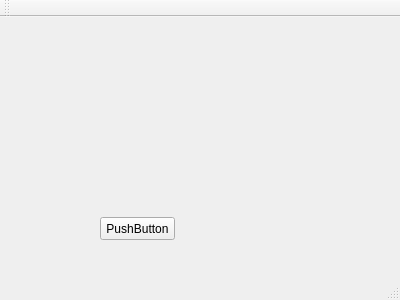
<?xml version="1.0" encoding="UTF-8"?>
<ui version="4.0">
 <class>MainWindow</class>
 <widget class="QMainWindow" name="MainWindow">
  <property name="geometry">
   <rect>
    <x>0</x>
    <y>0</y>
    <width>400</width>
    <height>300</height>
   </rect>
  </property>
  <property name="windowTitle">
   <string>MainWindow</string>
  </property>
  <widget class="QWidget" name="centralWidget">
   <widget class="QPushButton" name="pushButton">
    <property name="geometry">
     <rect>
      <x>100</x>
      <y>200</y>
      <width>75</width>
      <height>23</height>
     </rect>
    </property>
    <property name="text">
     <string>PushButton</string>
    </property>
   </widget>
  </widget>
  <widget class="QMenuBar" name="menuBar">
   <property name="geometry">
    <rect>
     <x>0</x>
     <y>0</y>
     <width>400</width>
     <height>23</height>
    </rect>
   </property>
  </widget>
  <widget class="QToolBar" name="mainToolBar">
   <attribute name="toolBarArea">
    <enum>TopToolBarArea</enum>
   </attribute>
   <attribute name="toolBarBreak">
    <bool>false</bool>
   </attribute>
  </widget>
  <widget class="QStatusBar" name="statusBar"/>
 </widget>
 <layoutdefault spacing="6" margin="11"/>
 <resources/>
 <connections/>
</ui>
